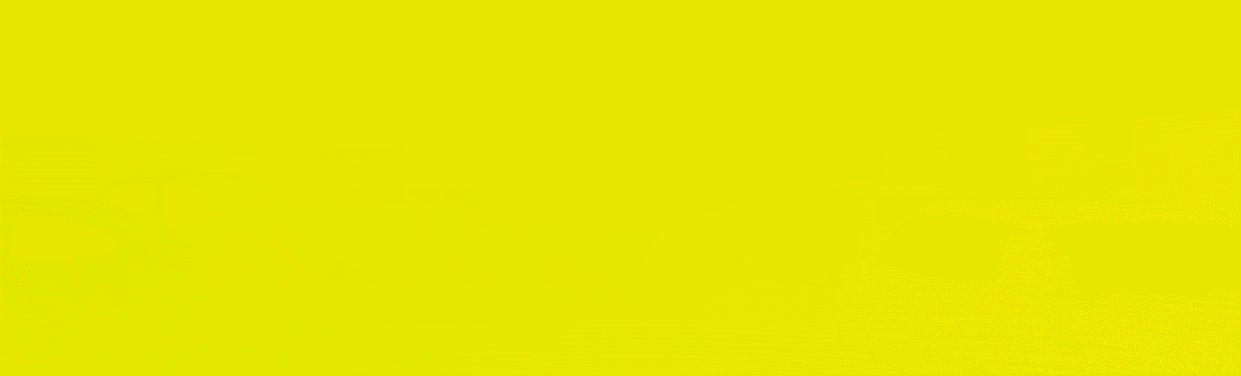
#> input picture W4/000045_10_gt.png, 1241 x 376 px, found by its file name; its folder holds 3 pictures in this run
$ python task1.py
#> lines starting #> are read from the running program, lines starting #| are printed output that depends on the picture; after the words box and inside, x2 and y2 are one past the last pixel; in counts of white or black regions, pixels touching at a corner belong together
### W4/OpticalFlow.py
import cv2
import numpy as np
from display import plt_flow_magnitude

def read_flow(path: str) -> np.ndarray:
    """
    Method based on the provided code from KITTI
    """
#> called with path = 'datasets/Kitti/000045_10_gt.png'
    I = cv2.imread(path, cv2.IMREAD_UNCHANGED).astype(np.double)
    F_col = (I[:, :, 2] - 2 ** 15) / 64
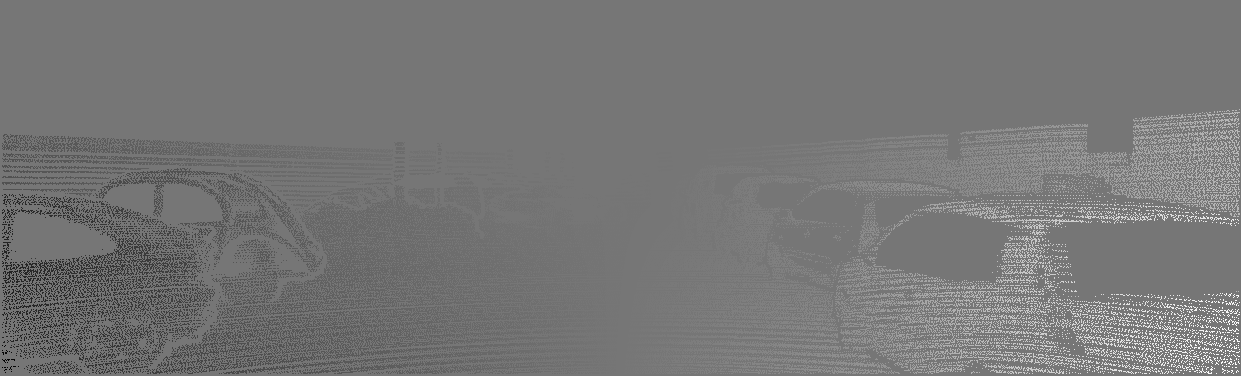
#> F_col: shape (376, 1241) float64; min -46.2, max 53.62, mean 0.2; drawn with min black and max white
    F_row = (I[:, :, 1] - 2 ** 15) / 64
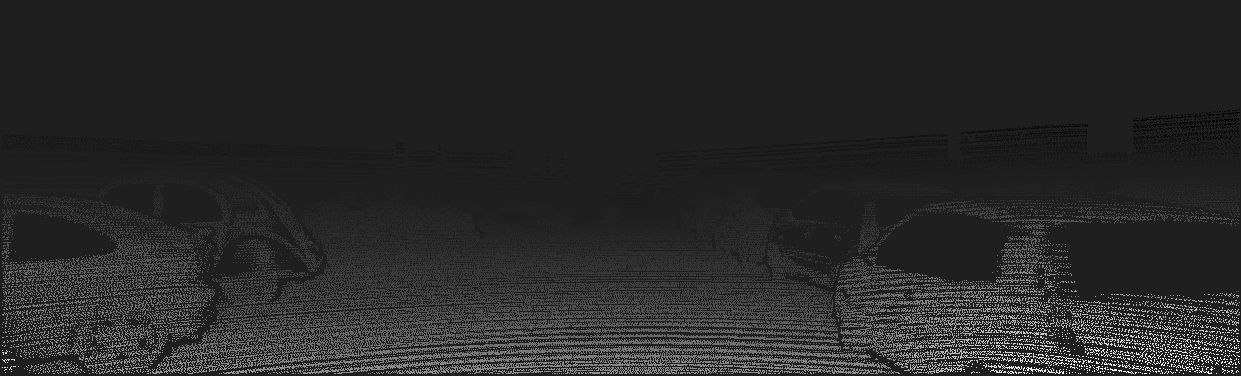
#> F_row: shape (376, 1241) float64; min -2.45, max 17.44, mean 0.809; drawn with min black and max white

    F_valid = I[:, :, 0]
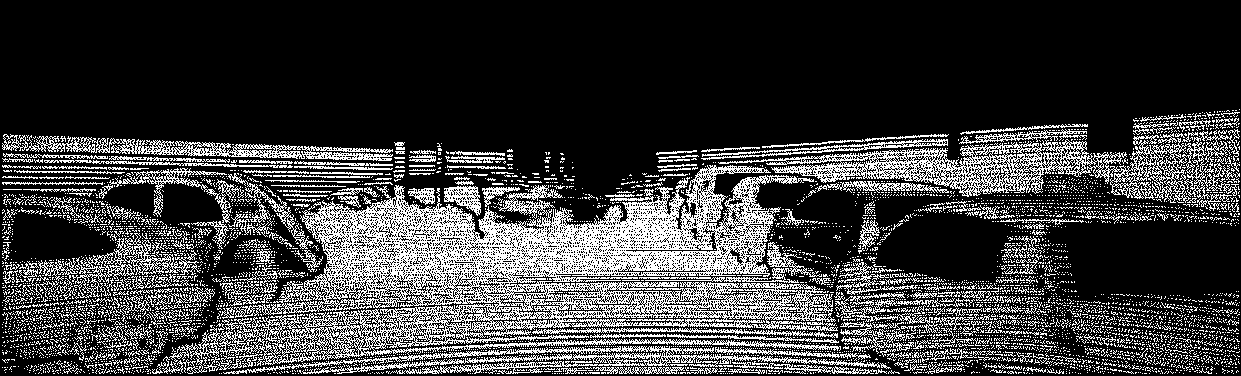
#> F_valid: shape (376, 1241) float64; values 0 (black) and 1 (white), 23.7% white in thin lines or dots, all inside (x1, y1, x2, y2) = (2, 109, 1240, 374)
    F_valid[F_valid > 1] = 1

    F_col[F_valid == 0] = 0
    F_row[F_valid == 0] = 0
    flow = np.dstack((F_col, F_row, F_valid))
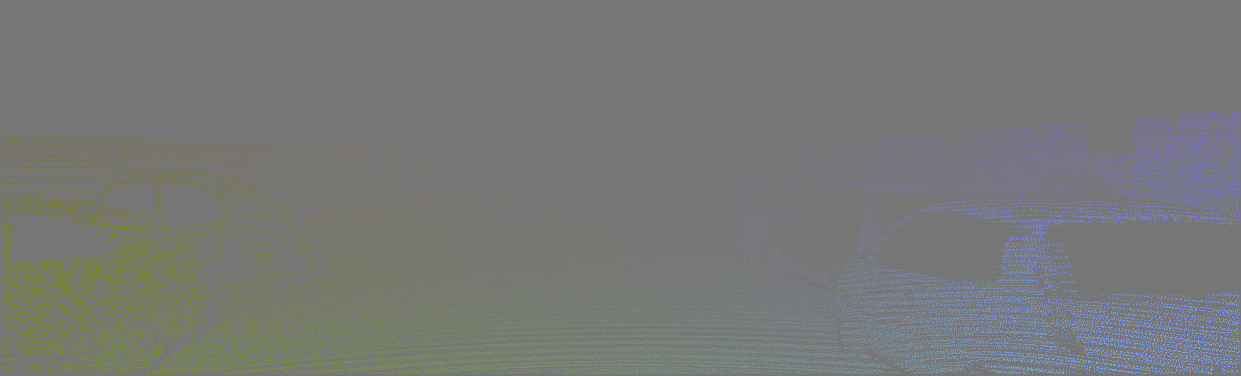
#> flow: shape (376, 1241, 3) float64; mean of channels 0, 1, 2 0.2, 0.8, 0.2; drawn with min black and max white
    return flow

# [13 lines left out: function msen_pepn, not called in this run]


def get_pepn(err: np.ndarray, n_pixels: int, th: int) -> float:

    return (np.sum(err > th) / n_pixels) * 100


# [10 lines left out: function optical_flow_magnitude_plot, not called in this run]

### W4/task1.py
import os
import cv2
import matplotlib.pyplot as plt
import numpy as np
import math
from mpl_toolkits.mplot3d.art3d import Poly3DCollection
from OpticalFlow import read_flow, optical_flow_magnitude_plot, msen_pepn
from display import plt_flow_error, histogram_with_mean_plot, visualize_flow, get_plot_legend, colorflow_black

def euclidean_dist(x,y):
    distance = math.sqrt(sum([(a - b) ** 2 for a, b in zip(x, y)]))
    return distance

def task1(path_img, block_size = 8, search_area = 8 ):
    # Reading images
#> called with path_img = 'datasets/Kitti/', block_size = 6, search_area = 24
    file_img1 = f'{path_img}000045_10.png'
    file_img2 = f'{path_img}000045_11.png'
    img1 = cv2.imread(file_img1, 0)
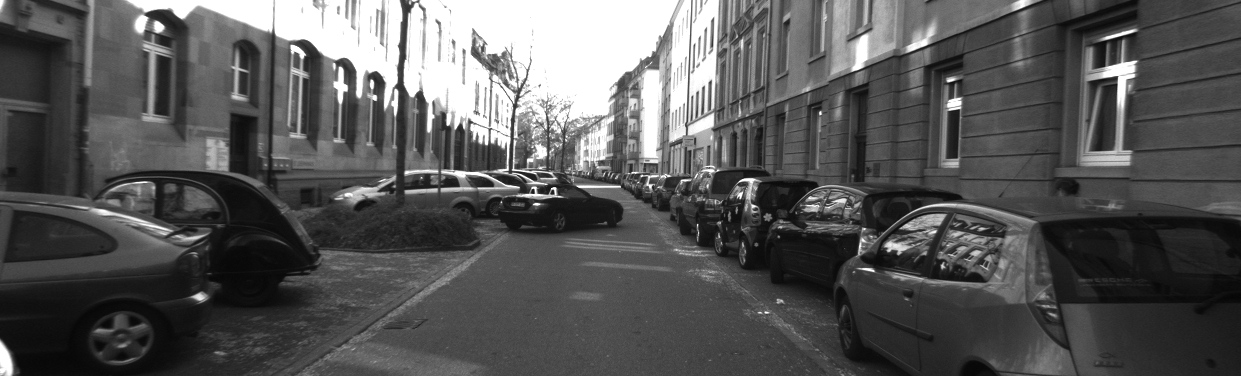
#> input picture W4/000045_10.png, 1241 x 376 px, found by its file name
#> img1 is the input picture: shape (376, 1241); min 5, max 255, mean 87
    img2 = cv2.imread(file_img2, 0)
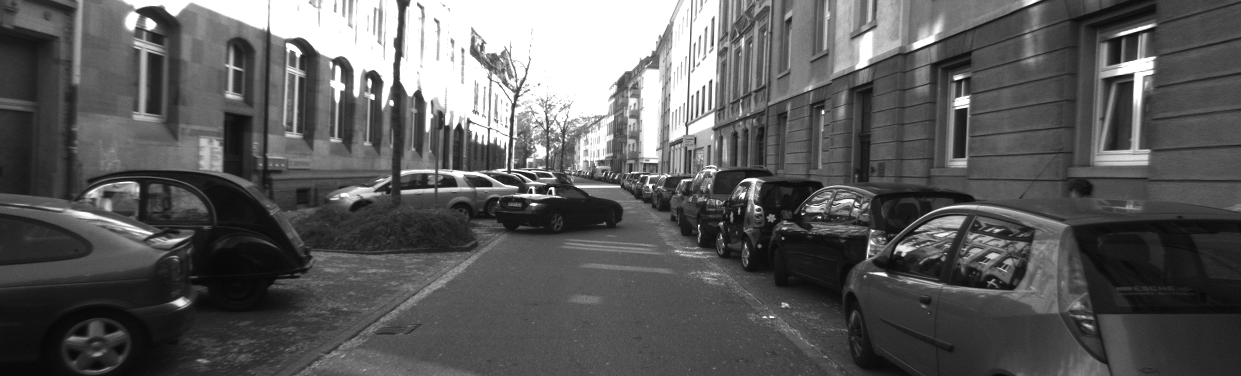
#> input picture W4/000045_11.png, 1241 x 376 px, found by its file name
#> img2 is the input picture: shape (376, 1241); min 6, max 255, mean 91.7
    h = img1.shape[0]
#> h = 376
    w = img1.shape[1]
#> w = 1241
    # predicted frame.
    #pred_img = np.empty((h, w, 3), dtype=np.uint8)

    # Get block in the first image:
    for row in range(int(block_size/2), h-int(block_size/2), block_size):
        print('here')
        for col in range(int(block_size/2), w-int(block_size/2), block_size):
            # block
            block = img1[row - int(block_size/2):row + int(block_size/2) + 1,
                    col - int(block_size/2):col + int(block_size/2) + 1]
            # minimum distance
            dist_min = float('inf')
            motion_field = np.zeros((h, w, 2), dtype=float)
            pi, pj = 0, 0
            # Get search area and compare the candidate blocks in the image 2 with the previous block in the image 1
            for row_s in range(max(int(block_size/2), row - search_area),
                        min(h - int(block_size/2), row + search_area)):
                for col_s in range(max(int(block_size/2), col - search_area),
                            min(w - int(block_size/2), col + search_area), block_size):
                    candidate_blk = img2[row_s - int(block_size/2): row_s + int(block_size/2)+1,
                            col_s - int(block_size/2):col_s + int(block_size/2) + 1]
                    # Compute the distance between blocks
                    dist = euclidean_dist(np.hstack(np.hstack(block)) , np.hstack(np.hstack(candidate_blk)))
                    if dist == 0:
                        dist_min = dist
                        r = row_s
                        c = col_s
                        break
                    elif dist < dist_min:
                        dist_min = dist
                        r = row_s
                        c = col_s
                    rowb = max(row - search_area, 0)
                    colb = max(col - search_area, 0)
                if dist == 0:
                    break
            #Get the flow
            v = r - (row - rowb)
            u = c - (col - colb)
            motion_field[row- int(block_size/2):row + int(block_size/2),
            col - int(block_size/2):col + int(block_size/2), :] = [u, v]

    return motion_field

if __name__ == '__main__':
    path_img = "datasets/Kitti/"
    flow_gt = read_flow("datasets/Kitti/000045_10_gt.png")
    block_size = [6, 10]
    search_area = [24, 30]
    metric_msen = []
    metric_pepn = []
    bkl_s = []
    sear_a = []
    # Run task 1 using different combinations of block_size and search_area
    for x in block_size:
        for y in search_area:
#> (the run stopped early here; a loop or call above may not have finished)
